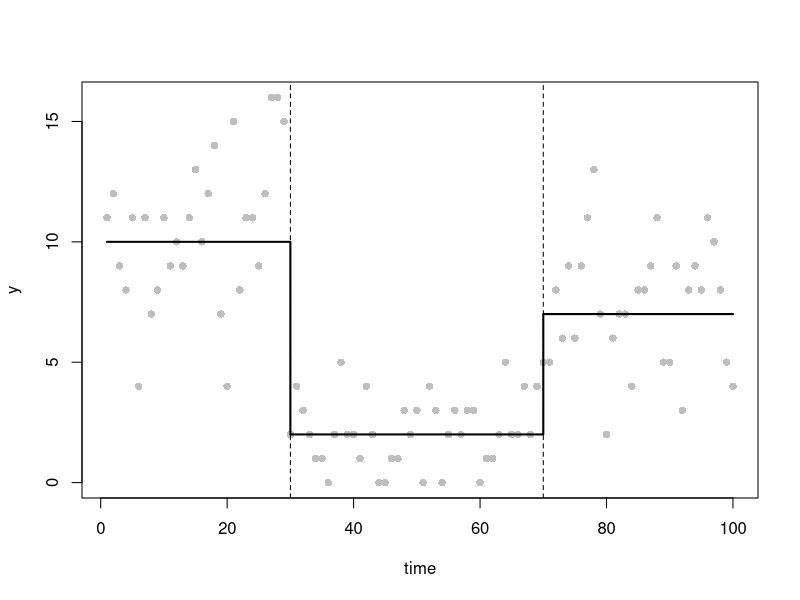

Here is the R script that generated this plot:
## 1 
# Simulate Poission changepoint dataset
set.seed(12345)
n <- 100
time <- 1:n
tau_true <- c(1, 30, 70, n + 1)
m_true <- length(tau_true) - 2
theta_true <- c(10, 2, 7)
mu_true <- numeric(n)
for (i in seq_along(theta_true))
  mu_true[tau_true[i]:(tau_true[i + 1] - 1)] <- theta_true[i]
y <- rpois(n, lambda = mu_true)
plot(time, y, pch = 16, col = "grey")
lines(mu_true,
      col = "black",
      lwd = 2,
      type = "s")
abline(v = tau_true[-c(1, length(tau_true))], lty = "dashed")

## 2
poission_lasso_objective <- function(beta,
                                     y,
                                     lambda = 1,
                                     eps = 1e-6) {
  # Evaluate the objective in Eq.(6)
  # Inputs:
  # beta - The parameter vector of length n.
  # y - The data vector
  # lambda - The penalty parameter λ.
  # eps - The smoothing parameter ϵfor approximating the absolute function.
  # Outputs:
  # The objective value
  eta <- cumsum(beta)
  # Calculate the negative log-likelihood.
  # lgamma(y + 1) computes more stably than log(factorial(y)).
  nll <- sum(exp(eta) - y * eta + lgamma(y + 1))
  lasso_penalty <- lambda * sum(sqrt(beta[-1]^2 + eps))
  return(nll + lasso_penalty)
}


poission_lasso_grad <- function(beta,
                                y,
                                lambda = 1,
                                eps = 1e-6) {
  # Evaluate the gradient of the objective with respect to beta.
  eta <- cumsum(beta)
  mu <- exp(eta)
  grad_nll <- rev(cumsum(rev(mu - y)))
  grad_penalty <- c(0, lambda * beta[-1] / sqrt(beta[-1]^2 + eps))
  return(grad_nll + grad_penalty)
}


first_derivative_test <- function(beta_test, y_test, h = 1e-6) {
  # Test the gradient using finite differences.
  # Inputs:
  # beta - The test parameter vector of length n.
  # y - The test data vector
  # Outputs:
  # Maximum absolute difference between corresponding results calculated 
  # by two methods
  grad_fd <- numeric(length(beta_test))
  for (j in seq_along(beta_test)) {
    beta_plus <- beta_test
    beta_minus <- beta_test
    beta_plus[j] <- beta_plus[j] + h
    beta_minus[j] <- beta_minus[j] - h
    C_plus <- poission_lasso_objective(beta_plus, y_test)
    C_minus <- poission_lasso_objective(beta_minus, y_test)
    grad_fd[j] <- (C_plus - C_minus) / (2 * h)
  }
  grad_test <- poission_lasso_grad(beta_test, y_test)
  return(max(abs(grad_fd - grad_test)))
}
# test
first_derivative_test(c(log(2), 0, log(5), 0), c(1, 2, 3, 4))


poission_lasso_hess <- function(beta,
                                y,
                                lambda = 1,
                                eps = 1e-6) {
  # Evaluate the second derivative (Hessian matrix) of objective.
  eta <- cumsum(beta)
  mu <- exp(eta)
  # Calculate Hessian of the negative log-likeliood.
  n <- length(beta)
  index <- outer(1:n, 1:n, pmax)
  s <- rev(cumsum(rev(mu)))
  H_nll <- matrix(s[index], n, n)
  # Calculate Hessian of the smoothed LASSO penalty
  penalty_diag <- c(0, lambda * eps / (beta[-1]^2 + eps)^(3 / 2))
  return(H_nll + diag(penalty_diag))
}


second_derivative_test <- function(beta_test, y_test, h = 1e-6) {
  # Test the Hessian using finite differences.
  n <- length(beta_test)
  H_fd <- matrix(0, n, n)
  for (j in seq_along(beta_test)) {
    beta_plus <- beta_test
    beta_minus <- beta_test
    beta_plus[j] <- beta_plus[j] + h
    beta_minus[j] <- beta_minus[j] - h
    grad_plus <- poission_lasso_grad(beta_plus, y_test)
    grad_minus <- poission_lasso_grad(beta_minus, y_test)
    H_fd[,j] <- (grad_plus - grad_minus) / (2 * h)
  }
  H_test <- poission_lasso_hess(beta_test, y_test)
  return(max(abs(H_fd - H_test)))
}
# test
second_derivative_test(c(log(2), 0, log(5), 0), c(1, 2, 3, 4))


# 3. 
